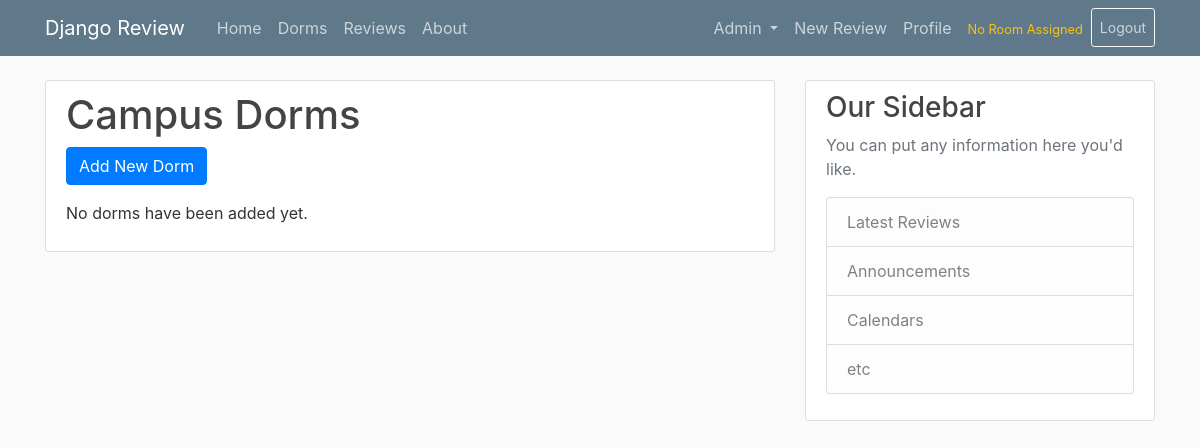
Before: /dorms/ (signed in) with the older database file.
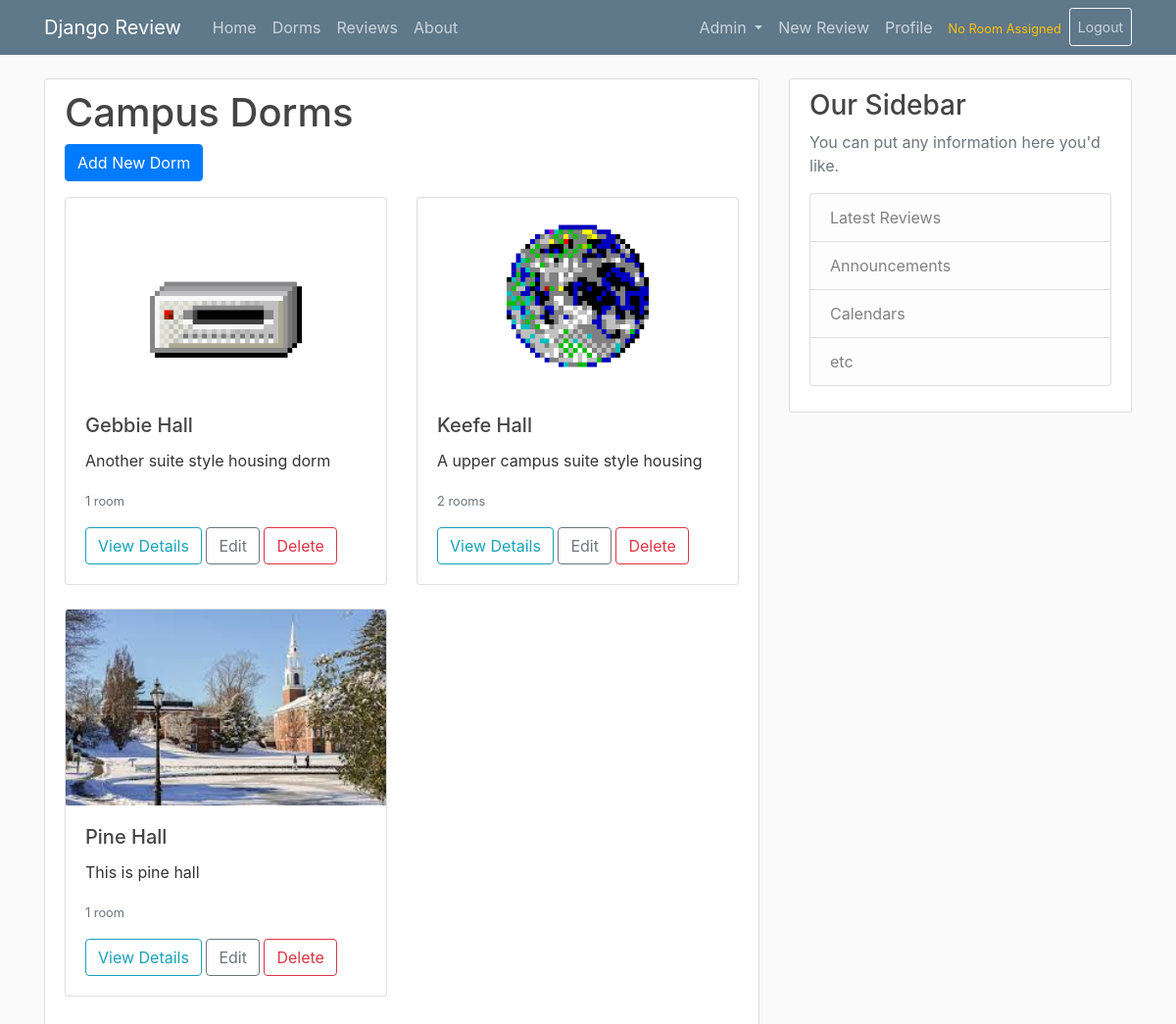
After: the same page with the newer database file.
### review/models.py (models this page shows, shortened)
class Dorm(models.Model):
    name = models.CharField(max_length=100)
    description = models.TextField()
    image = models.ImageField(upload_to='dorm_images', blank=True, null=True)

### review/views.py (the view)
# urls.py: path('dorms/', DormListView.as_view(), name='dorm-list'),
class DormListView(ListView):
    model = Dorm
    template_name = 'review/dorm_list.html'
    context_object_name = 'dorms'
    ordering = ['name']

### review/templates/review/dorm_list.html
{% extends 'review/base.html' %}
{% block content %}
    <div class="content-section">
        <h1>Campus Dorms</h1>
        {% if user.is_staff %}
            <div class="mb-3">
                <a class="btn btn-primary" href="{% url 'dorm-create' %}">Add New Dorm</a>
            </div>
        {% endif %}
        <div class="row">
            {% for dorm in dorms %}
                <div class="col-md-6 mb-4">
                    <div class="card h-100">
                        {% if dorm.image %}
                            <img src="{{ dorm.image.url }}" class="card-img-top" alt="{{ dorm.name }}" style="height: 200px; object-fit: cover;">
                        {% else %}
                            <div class="card-img-top bg-light d-flex justify-content-center align-items-center" style="height: 200px;">
                                <span class="text-muted">No Image</span>
                            </div>
                        {% endif %}
                        <div class="card-body">
                            <h5 class="card-title">{{ dorm.name }}</h5>
                            <p class="card-text">{{ dorm.description|truncatechars:100 }}</p>
                            <p class="card-text">
                                <small class="text-muted">{{ dorm.rooms.count }} room{{ dorm.rooms.count|pluralize }}</small>
                            </p>
                            <a href="{% url 'dorm-detail' dorm.id %}" class="btn btn-outline-info">View Details</a>
                            {% if user.is_staff %}
                                <a href="{% url 'dorm-update' dorm.id %}" class="btn btn-outline-secondary">Edit</a>
                                <a href="{% url 'dorm-delete' dorm.id %}" class="btn btn-outline-danger">Delete</a>
                            {% endif %}
                        </div>
                    </div>
                </div>
            {% empty %}
                <div class="col">
                    <p>No dorms have been added yet.</p>
                </div>
            {% endfor %}
        </div>
    </div>
{% endblock content %}

Changed rows visible on the page:
added Dorm: image (picture), name "Gebbie Hall", description "Another suite style housing dorm", rooms.count "1"
added Dorm: image (picture), name "Keefe Hall", description "A upper campus suite style housing", rooms.count "2"
added Dorm: image (picture), name "Pine Hall", description "This is pine hall", rooms.count "1"
Other visible differences:
text no longer shown: "No dorms have been added yet."
